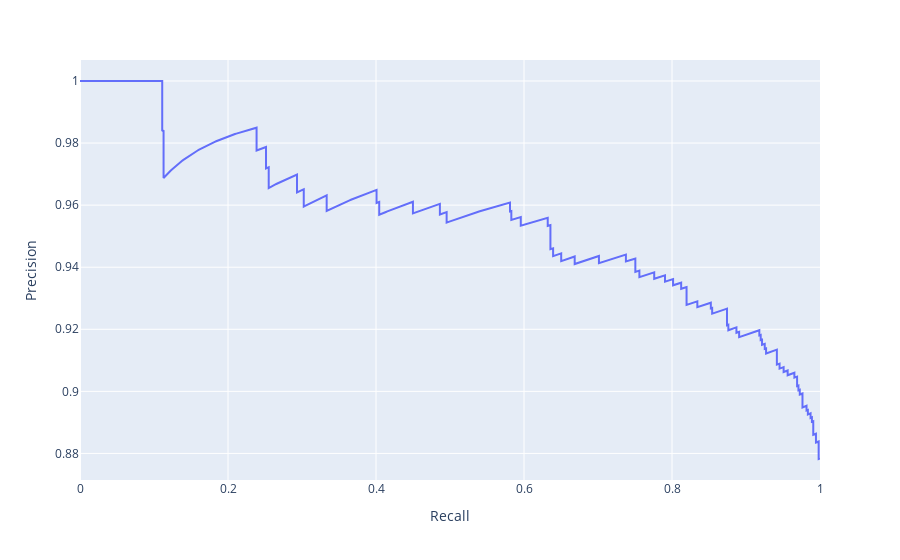

Here is the notebook cell this chart was saved with:
### Code cell
# LR on vectors
train_lr(df, 'vector')

### Figure 1 — Plotly figure (JSON) as saved in the notebook; plotly's stock layout.template omitted (floating-point values rounded to 4 significant figures; data arrays with more than 128 entries replaced by an {"elided": "..."} marker saying what was removed)
{"data": [{"hovertemplate": "Recall=%{x}<br>Precision=%{y}<extra></extra>", "legendgroup": "", "line": {"color": "#636efa", "dash": "solid"}, "marker": {"symbol": "circle"}, "mode": "lines", "name": "", "orientation": "v", "showlegend": false, "type": "scatter", "x": {"elided": "626 float values"}, "xaxis": "x", "y": {"elided": "626 float values"}, "yaxis": "y"}], "layout": {"legend": {"tracegroupgap": 0}, "margin": {"t": 60}, "xaxis": {"anchor": "y", "domain": [0, 1], "title": {"text": "Recall"}}, "yaxis": {"anchor": "x", "domain": [0, 1], "title": {"text": "Precision"}}}}
